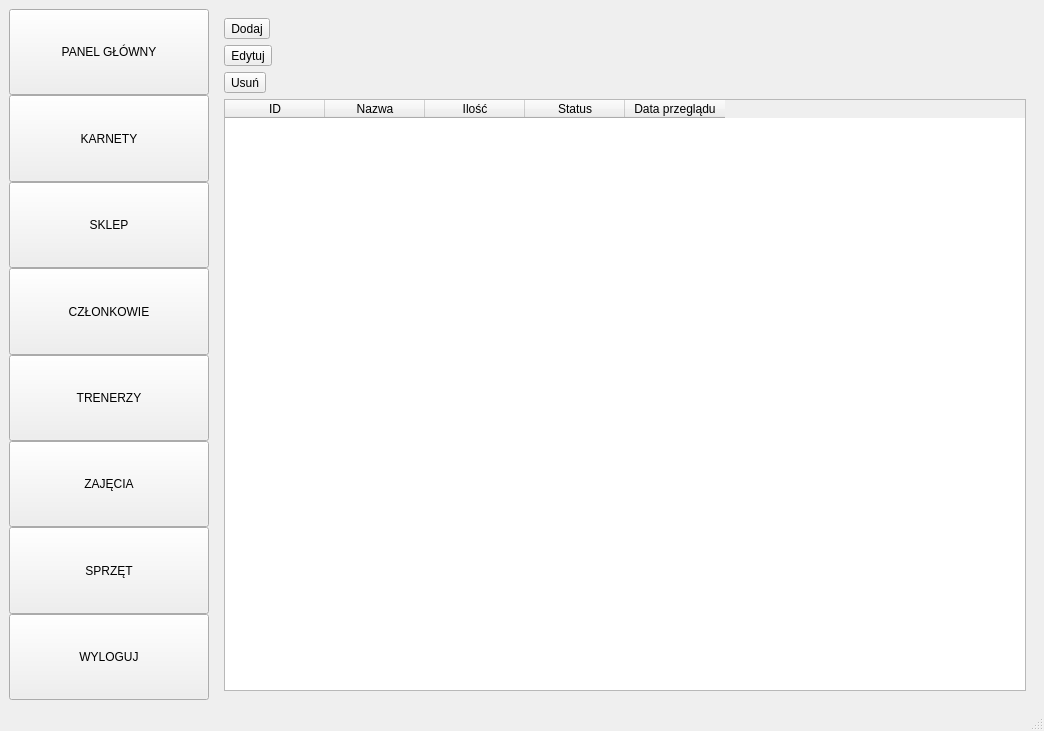
<?xml version="1.0" encoding="UTF-8"?>
<ui version="4.0">
 <class>MainWindow</class>
 <widget class="QMainWindow" name="MainWindow">
  <property name="geometry">
   <rect>
    <x>0</x>
    <y>0</y>
    <width>1044</width>
    <height>731</height>
   </rect>
  </property>
  <property name="windowTitle">
   <string>MainWindow</string>
  </property>
  <widget class="QWidget" name="centralwidget">
   <layout class="QHBoxLayout" name="horizontalLayout">
    <item>
     <widget class="QWidget" name="widget" native="true">
      <property name="sizePolicy">
       <sizepolicy hsizetype="MinimumExpanding" vsizetype="MinimumExpanding">
        <horstretch>0</horstretch>
        <verstretch>0</verstretch>
       </sizepolicy>
      </property>
      <property name="minimumSize">
       <size>
        <width>200</width>
        <height>0</height>
       </size>
      </property>
      <property name="maximumSize">
       <size>
        <width>200</width>
        <height>16777215</height>
       </size>
      </property>
      <property name="layoutDirection">
       <enum>Qt::LayoutDirection::LeftToRight</enum>
      </property>
      <layout class="QVBoxLayout" name="verticalLayout">
       <property name="spacing">
        <number>0</number>
       </property>
       <property name="sizeConstraint">
        <enum>QLayout::SizeConstraint::SetDefaultConstraint</enum>
       </property>
       <property name="leftMargin">
        <number>0</number>
       </property>
       <property name="topMargin">
        <number>0</number>
       </property>
       <property name="rightMargin">
        <number>0</number>
       </property>
       <property name="bottomMargin">
        <number>0</number>
       </property>
       <item>
        <widget class="QToolButton" name="toolButtonPanel">
         <property name="sizePolicy">
          <sizepolicy hsizetype="MinimumExpanding" vsizetype="MinimumExpanding">
           <horstretch>0</horstretch>
           <verstretch>0</verstretch>
          </sizepolicy>
         </property>
         <property name="text">
          <string>PANEL GŁÓWNY</string>
         </property>
         <property name="icon">
          <iconset resource="resources.qrc">
           <normaloff>:/icons/ikony/15536420761558096328-128.png</normaloff>:/icons/ikony/15536420761558096328-128.png</iconset>
         </property>
         <property name="iconSize">
          <size>
           <width>40</width>
           <height>40</height>
          </size>
         </property>
         <property name="toolButtonStyle">
          <enum>Qt::ToolButtonStyle::ToolButtonTextUnderIcon</enum>
         </property>
        </widget>
       </item>
       <item>
        <widget class="QToolButton" name="toolButtonKarnety">
         <property name="sizePolicy">
          <sizepolicy hsizetype="MinimumExpanding" vsizetype="MinimumExpanding">
           <horstretch>0</horstretch>
           <verstretch>0</verstretch>
          </sizepolicy>
         </property>
         <property name="text">
          <string>KARNETY</string>
         </property>
         <property name="icon">
          <iconset resource="resources.qrc">
           <normaloff>:/icons/ikony/membership-card.png</normaloff>:/icons/ikony/membership-card.png</iconset>
         </property>
         <property name="iconSize">
          <size>
           <width>40</width>
           <height>40</height>
          </size>
         </property>
         <property name="toolButtonStyle">
          <enum>Qt::ToolButtonStyle::ToolButtonTextUnderIcon</enum>
         </property>
        </widget>
       </item>
       <item>
        <widget class="QToolButton" name="toolButtonSklep">
         <property name="sizePolicy">
          <sizepolicy hsizetype="MinimumExpanding" vsizetype="MinimumExpanding">
           <horstretch>0</horstretch>
           <verstretch>0</verstretch>
          </sizepolicy>
         </property>
         <property name="text">
          <string>SKLEP</string>
         </property>
         <property name="icon">
          <iconset resource="resources.qrc">
           <normaloff>:/icons/ikony/store.png</normaloff>:/icons/ikony/store.png</iconset>
         </property>
         <property name="iconSize">
          <size>
           <width>40</width>
           <height>40</height>
          </size>
         </property>
         <property name="toolButtonStyle">
          <enum>Qt::ToolButtonStyle::ToolButtonTextUnderIcon</enum>
         </property>
        </widget>
       </item>
       <item>
        <widget class="QToolButton" name="toolButtonCzlonkowie">
         <property name="sizePolicy">
          <sizepolicy hsizetype="MinimumExpanding" vsizetype="MinimumExpanding">
           <horstretch>0</horstretch>
           <verstretch>0</verstretch>
          </sizepolicy>
         </property>
         <property name="text">
          <string>CZŁONKOWIE</string>
         </property>
         <property name="icon">
          <iconset resource="resources.qrc">
           <normaloff>:/icons/ikony/team.png</normaloff>:/icons/ikony/team.png</iconset>
         </property>
         <property name="iconSize">
          <size>
           <width>40</width>
           <height>40</height>
          </size>
         </property>
         <property name="toolButtonStyle">
          <enum>Qt::ToolButtonStyle::ToolButtonTextUnderIcon</enum>
         </property>
        </widget>
       </item>
       <item>
        <widget class="QToolButton" name="toolButtonTrenerzy">
         <property name="sizePolicy">
          <sizepolicy hsizetype="MinimumExpanding" vsizetype="MinimumExpanding">
           <horstretch>0</horstretch>
           <verstretch>0</verstretch>
          </sizepolicy>
         </property>
         <property name="text">
          <string>TRENERZY</string>
         </property>
         <property name="icon">
          <iconset resource="resources.qrc">
           <normaloff>:/icons/ikony/trainer.png</normaloff>:/icons/ikony/trainer.png</iconset>
         </property>
         <property name="iconSize">
          <size>
           <width>40</width>
           <height>40</height>
          </size>
         </property>
         <property name="toolButtonStyle">
          <enum>Qt::ToolButtonStyle::ToolButtonTextUnderIcon</enum>
         </property>
        </widget>
       </item>
       <item>
        <widget class="QToolButton" name="toolButtonZajecia">
         <property name="sizePolicy">
          <sizepolicy hsizetype="MinimumExpanding" vsizetype="MinimumExpanding">
           <horstretch>0</horstretch>
           <verstretch>0</verstretch>
          </sizepolicy>
         </property>
         <property name="text">
          <string>ZAJĘCIA</string>
         </property>
         <property name="icon">
          <iconset resource="resources.qrc">
           <normaloff>:/icons/ikony/challenge.png</normaloff>:/icons/ikony/challenge.png</iconset>
         </property>
         <property name="iconSize">
          <size>
           <width>40</width>
           <height>40</height>
          </size>
         </property>
         <property name="toolButtonStyle">
          <enum>Qt::ToolButtonStyle::ToolButtonTextUnderIcon</enum>
         </property>
        </widget>
       </item>
       <item>
        <widget class="QToolButton" name="toolButtonSprzet">
         <property name="sizePolicy">
          <sizepolicy hsizetype="MinimumExpanding" vsizetype="MinimumExpanding">
           <horstretch>0</horstretch>
           <verstretch>0</verstretch>
          </sizepolicy>
         </property>
         <property name="text">
          <string>SPRZĘT</string>
         </property>
         <property name="icon">
          <iconset resource="resources.qrc">
           <normaloff>:/icons/ikony/bike-.png</normaloff>:/icons/ikony/bike-.png</iconset>
         </property>
         <property name="iconSize">
          <size>
           <width>40</width>
           <height>40</height>
          </size>
         </property>
         <property name="toolButtonStyle">
          <enum>Qt::ToolButtonStyle::ToolButtonTextUnderIcon</enum>
         </property>
        </widget>
       </item>
       <item>
        <widget class="QToolButton" name="toolButtonWyloguj">
         <property name="sizePolicy">
          <sizepolicy hsizetype="MinimumExpanding" vsizetype="MinimumExpanding">
           <horstretch>0</horstretch>
           <verstretch>0</verstretch>
          </sizepolicy>
         </property>
         <property name="text">
          <string>WYLOGUJ</string>
         </property>
         <property name="icon">
          <iconset resource="resources.qrc">
           <normaloff>:/icons/ikony/padlock.png</normaloff>:/icons/ikony/padlock.png</iconset>
         </property>
         <property name="iconSize">
          <size>
           <width>40</width>
           <height>40</height>
          </size>
         </property>
         <property name="toolButtonStyle">
          <enum>Qt::ToolButtonStyle::ToolButtonTextUnderIcon</enum>
         </property>
        </widget>
       </item>
      </layout>
     </widget>
    </item>
    <item>
     <widget class="QStackedWidget" name="stackedWidget">
      <property name="currentIndex">
       <number>5</number>
      </property>
      <widget class="QWidget" name="mainPage">
       <layout class="QVBoxLayout" name="verticalLayoutMain">
        <item>
         <spacer name="verticalSpacerTop">
          <property name="orientation">
           <enum>Qt::Orientation::Vertical</enum>
          </property>
          <property name="sizeHint" stdset="0">
           <size>
            <width>20</width>
            <height>40</height>
           </size>
          </property>
         </spacer>
        </item>
        <item>
         <widget class="QLabel" name="labelAppTitle">
          <property name="font">
           <font>
            <pointsize>28</pointsize>
            <bold>true</bold>
           </font>
          </property>
          <property name="text">
           <string>FitAdmin</string>
          </property>
          <property name="alignment">
           <set>Qt::AlignmentFlag::AlignCenter</set>
          </property>
         </widget>
        </item>
        <item>
         <widget class="QLabel" name="labelAppDesc">
          <property name="text">
           <string>Kompleksowy system do zarządzania klubem fitness: obsługa członków, karnetów, zajęć, trenerów, sklepu i raportów.</string>
          </property>
          <property name="alignment">
           <set>Qt::AlignmentFlag::AlignCenter</set>
          </property>
          <property name="wordWrap">
           <bool>true</bool>
          </property>
         </widget>
        </item>
        <item>
         <layout class="QHBoxLayout" name="horizontalLayoutCenter">
          <item>
           <spacer name="horizontalSpacerLeft">
            <property name="orientation">
             <enum>Qt::Orientation::Horizontal</enum>
            </property>
            <property name="sizeHint" stdset="0">
             <size>
              <width>50</width>
              <height>20</height>
             </size>
            </property>
           </spacer>
          </item>
          <item>
           <layout class="QVBoxLayout" name="verticalLayoutContent">
            <item>
             <widget class="QGroupBox" name="groupBoxAuthors">
              <property name="title">
               <string>Autorzy</string>
              </property>
              <layout class="QVBoxLayout" name="verticalLayoutAuthors">
               <item>
                <widget class="QLabel" name="labelAuthor1">
                 <property name="text">
                  <string>Szymon Skibiński
email: szymon.skibinski@fitadmin.com</string>
                 </property>
                 <property name="alignment">
                  <set>Qt::AlignmentFlag::AlignLeading</set>
                 </property>
                 <property name="wordWrap">
                  <bool>true</bool>
                 </property>
                </widget>
               </item>
               <item>
                <widget class="QLabel" name="labelAuthor2">
                 <property name="text">
                  <string>Martin Paszow
email: martin.paszow@fitadmin.com</string>
                 </property>
                 <property name="alignment">
                  <set>Qt::AlignmentFlag::AlignLeading</set>
                 </property>
                 <property name="wordWrap">
                  <bool>true</bool>
                 </property>
                </widget>
               </item>
              </layout>
             </widget>
            </item>
            <item>
             <widget class="QGroupBox" name="groupBoxInfo">
              <property name="title">
               <string>Informacje o programie</string>
              </property>
              <layout class="QFormLayout" name="formLayoutInfo">
               <item row="0" column="0">
                <widget class="QLabel" name="labelVersion">
                 <property name="text">
                  <string>Wersja:</string>
                 </property>
                </widget>
               </item>
               <item row="0" column="1">
                <widget class="QLabel" name="labelVersionValue">
                 <property name="text">
                  <string>1.0.0 (czerwiec 2025)</string>
                 </property>
                </widget>
               </item>
               <item row="1" column="0">
                <widget class="QLabel" name="labelLicense">
                 <property name="text">
                  <string>Licencja:</string>
                 </property>
                </widget>
               </item>
               <item row="1" column="1">
                <widget class="QLabel" name="labelLicenseValue">
                 <property name="text">
                  <string>MIT</string>
                 </property>
                </widget>
               </item>
               <item row="2" column="0">
                <widget class="QLabel" name="labelProject">
                 <property name="text">
                  <string>Projekt na JIPP</string>
                 </property>
                </widget>
               </item>
               <item row="2" column="1">
                <widget class="QLabel" name="labelSubject">
                 <property name="text">
                  <string>Politechnika Krakowska</string>
                 </property>
                </widget>
               </item>
              </layout>
             </widget>
            </item>
           </layout>
          </item>
          <item>
           <spacer name="horizontalSpacerRight">
            <property name="orientation">
             <enum>Qt::Orientation::Horizontal</enum>
            </property>
            <property name="sizeHint" stdset="0">
             <size>
              <width>50</width>
              <height>20</height>
             </size>
            </property>
           </spacer>
          </item>
         </layout>
        </item>
        <item>
         <spacer name="verticalSpacerBottom">
          <property name="orientation">
           <enum>Qt::Orientation::Vertical</enum>
          </property>
          <property name="sizeHint" stdset="0">
           <size>
            <width>20</width>
            <height>40</height>
           </size>
          </property>
         </spacer>
        </item>
       </layout>
      </widget>
      <widget class="QWidget" name="czlonkowieStrona">
       <layout class="QHBoxLayout" name="horizontalLayout_2">
        <item>
         <layout class="QFormLayout" name="formLayout">
          <item row="0" column="0">
           <widget class="QLabel" name="labelImie">
            <property name="text">
             <string>Imię</string>
            </property>
           </widget>
          </item>
          <item row="0" column="1">
           <widget class="QLineEdit" name="lineEditImie"/>
          </item>
          <item row="1" column="0">
           <widget class="QLabel" name="labelNazwisko">
            <property name="text">
             <string>Nazwisko</string>
            </property>
           </widget>
          </item>
          <item row="1" column="1">
           <widget class="QLineEdit" name="lineEditNazwisko"/>
          </item>
          <item row="2" column="0">
           <widget class="QLabel" name="labelKarnet">
            <property name="text">
             <string>Karnet</string>
            </property>
           </widget>
          </item>
          <item row="2" column="1">
           <widget class="QComboBox" name="comboBoxKarnet"/>
          </item>
          <item row="3" column="0">
           <widget class="QLabel" name="label">
            <property name="text">
             <string>Rozpoczęcie</string>
            </property>
           </widget>
          </item>
          <item row="3" column="1">
           <widget class="QDateEdit" name="dateTimeEditRozpoczecie">
            <property name="minimumDateTime">
             <datetime>
              <hour>0</hour>
              <minute>0</minute>
              <second>0</second>
              <year>2025</year>
              <month>6</month>
              <day>2</day>
             </datetime>
            </property>
            <property name="minimumDate">
             <date>
              <year>2025</year>
              <month>6</month>
              <day>2</day>
             </date>
            </property>
            <property name="displayFormat">
             <string>dd.MM.yyyy</string>
            </property>
            <property name="calendarPopup">
             <bool>true</bool>
            </property>
           </widget>
          </item>
          <item row="4" column="1">
           <widget class="QToolButton" name="toolButtonDodajCzlonka">
            <property name="text">
             <string>Dodaj członka</string>
            </property>
           </widget>
          </item>
          <item row="5" column="1">
           <widget class="QTableWidget" name="tableWidgetCzlonkowie">
            <property name="columnCount">
             <number>7</number>
            </property>
            <attribute name="horizontalHeaderMinimumSectionSize">
             <number>30</number>
            </attribute>
            <attribute name="horizontalHeaderDefaultSectionSize">
             <number>110</number>
            </attribute>
            <attribute name="horizontalHeaderStretchLastSection">
             <bool>true</bool>
            </attribute>
            <attribute name="verticalHeaderStretchLastSection">
             <bool>false</bool>
            </attribute>
            <column>
             <property name="text">
              <string>Imię</string>
             </property>
            </column>
            <column>
             <property name="text">
              <string>Nazwisko</string>
             </property>
            </column>
            <column>
             <property name="text">
              <string>Karnet</string>
             </property>
            </column>
            <column>
             <property name="text">
              <string>Aktywny</string>
             </property>
            </column>
            <column>
             <property name="text">
              <string>Aktywacja</string>
             </property>
            </column>
            <column>
             <property name="text">
              <string>Wygaśnięcie</string>
             </property>
            </column>
            <column>
             <property name="text">
              <string>Pozostałych Wejść</string>
             </property>
            </column>
           </widget>
          </item>
         </layout>
        </item>
       </layout>
      </widget>
      <widget class="QWidget" name="karnetyStrona">
       <layout class="QVBoxLayout" name="verticalLayoutKarnety">
        <item>
         <layout class="QHBoxLayout" name="horizontalLayoutSearchAdd">
          <item>
           <widget class="QLineEdit" name="lineEditSzukajKarnet">
            <property name="placeholderText">
             <string>Szukaj karnetu...</string>
            </property>
           </widget>
          </item>
          <item>
           <widget class="QToolButton" name="toolButtonDodajKarnet">
            <property name="text">
             <string>Dodaj karnet</string>
            </property>
           </widget>
          </item>
         </layout>
        </item>
        <item>
         <widget class="QTableWidget" name="tableWidgetKarnety">
          <property name="columnCount">
           <number>5</number>
          </property>
          <column>
           <property name="text">
            <string>Nazwa</string>
           </property>
          </column>
          <column>
           <property name="text">
            <string>Cena</string>
           </property>
          </column>
          <column>
           <property name="text">
            <string>Czas trwania</string>
           </property>
          </column>
          <column>
           <property name="text">
            <string>Limit wejść</string>
           </property>
          </column>
          <column>
           <property name="text">
            <string>Status</string>
           </property>
          </column>
         </widget>
        </item>
        <item>
         <layout class="QFormLayout" name="formLayoutKarnet">
          <item row="0" column="0">
           <widget class="QLabel" name="labelNazwaKarnetu">
            <property name="text">
             <string>Nazwa karnetu</string>
            </property>
           </widget>
          </item>
          <item row="0" column="1">
           <widget class="QLineEdit" name="lineEditNazwaKarnetu"/>
          </item>
          <item row="1" column="0">
           <widget class="QLabel" name="labelCena">
            <property name="text">
             <string>Cena</string>
            </property>
           </widget>
          </item>
          <item row="1" column="1">
           <widget class="QDoubleSpinBox" name="doubleSpinBoxCena">
            <property name="suffix">
             <string> zł</string>
            </property>
            <property name="minimum">
             <double>0.000000000000000</double>
            </property>
            <property name="maximum">
             <double>10000.000000000000000</double>
            </property>
           </widget>
          </item>
          <item row="2" column="0">
           <widget class="QLabel" name="labelCzasTrwania">
            <property name="text">
             <string>Czas trwania (dni)</string>
            </property>
           </widget>
          </item>
          <item row="2" column="1">
           <widget class="QSpinBox" name="spinBoxCzasTrwania">
            <property name="minimum">
             <number>1</number>
            </property>
            <property name="maximum">
             <number>365</number>
            </property>
           </widget>
          </item>
          <item row="3" column="0">
           <widget class="QLabel" name="labelLimitWejsc">
            <property name="text">
             <string>Limit wejść</string>
            </property>
           </widget>
          </item>
          <item row="3" column="1">
           <widget class="QSpinBox" name="spinBoxLimitWejsc">
            <property name="toolTip">
             <string>0 = nielimitowane</string>
            </property>
            <property name="minimum">
             <number>0</number>
            </property>
            <property name="maximum">
             <number>999</number>
            </property>
           </widget>
          </item>
          <item row="4" column="0">
           <widget class="QLabel" name="labelStatus">
            <property name="text">
             <string>Status</string>
            </property>
           </widget>
          </item>
          <item row="4" column="1">
           <widget class="QComboBox" name="comboBoxStatus">
            <item>
             <property name="text">
              <string>Aktywny</string>
             </property>
            </item>
            <item>
             <property name="text">
              <string>Nieaktywny</string>
             </property>
            </item>
           </widget>
          </item>
         </layout>
        </item>
        <item>
         <layout class="QHBoxLayout" name="horizontalLayoutKarnetyActions">
          <item>
           <widget class="QToolButton" name="toolButtonZapiszKarnet">
            <property name="text">
             <string>Zapisz</string>
            </property>
           </widget>
          </item>
          <item>
           <widget class="QToolButton" name="toolButtonUsunKarnet">
            <property name="text">
             <string>Usuń</string>
            </property>
           </widget>
          </item>
          <item>
           <widget class="QToolButton" name="toolButtonDezaktywujKarnet">
            <property name="text">
             <string>Dezaktywuj</string>
            </property>
           </widget>
          </item>
         </layout>
        </item>
       </layout>
      </widget>
      <widget class="QWidget" name="trenerzyStrona">
       <layout class="QVBoxLayout" name="verticalLayoutTrenerzy">
        <item>
         <layout class="QHBoxLayout" name="horizontalLayoutTrenerzyForm">
          <item>
           <widget class="QLabel" name="labelImieTrener">
            <property name="text">
             <string>Imię</string>
            </property>
           </widget>
          </item>
          <item>
           <widget class="QLineEdit" name="lineEditImieTrener"/>
          </item>
          <item>
           <widget class="QLabel" name="labelNazwiskoTrener">
            <property name="text">
             <string>Nazwisko</string>
            </property>
           </widget>
          </item>
          <item>
           <widget class="QLineEdit" name="lineEditNazwiskoTrener"/>
          </item>
          <item>
           <widget class="QToolButton" name="toolButtonDodajTrenera">
            <property name="text">
             <string>Dodaj trenera</string>
            </property>
           </widget>
          </item>
         </layout>
        </item>
        <item>
         <widget class="QTableWidget" name="tableWidgetTrenerzy">
          <property name="dragDropOverwriteMode">
           <bool>true</bool>
          </property>
          <property name="rowCount">
           <number>0</number>
          </property>
          <property name="columnCount">
           <number>3</number>
          </property>
          <attribute name="verticalHeaderVisible">
           <bool>false</bool>
          </attribute>
          <column>
           <property name="text">
            <string>ID</string>
           </property>
          </column>
          <column>
           <property name="text">
            <string>Imię</string>
           </property>
          </column>
          <column>
           <property name="text">
            <string>Nazwisko</string>
           </property>
          </column>
         </widget>
        </item>
       </layout>
      </widget>
      <widget class="QWidget" name="zajeciaStrona">
       <layout class="QVBoxLayout" name="verticalLayoutZajeciaWrapper">
        <item>
         <widget class="QScrollArea" name="scrollAreaZajecia">
          <property name="widgetResizable">
           <bool>true</bool>
          </property>
          <widget class="QWidget" name="scrollAreaWidgetContentsZajecia">
           <property name="geometry">
            <rect>
             <x>0</x>
             <y>0</y>
             <width>274</width>
             <height>315</height>
            </rect>
           </property>
           <layout class="QVBoxLayout" name="verticalLayoutZajecia">
            <item>
             <layout class="QFormLayout" name="formLayoutZajecia">
              <item row="0" column="0">
               <widget class="QLabel" name="labelTrenerProwadzacy">
                <property name="text">
                 <string>Trener prowadzący</string>
                </property>
               </widget>
              </item>
              <item row="0" column="1">
               <widget class="QComboBox" name="comboBoxTrenerProwadzacy"/>
              </item>
              <item row="1" column="0">
               <widget class="QLabel" name="labelDataGodzinaStart">
                <property name="text">
                 <string>Data i godz. rozpoczęcia</string>
                </property>
               </widget>
              </item>
              <item row="1" column="1">
               <widget class="QDateTimeEdit" name="dateTimeEditStart">
                <property name="calendarPopup">
                 <bool>true</bool>
                </property>
               </widget>
              </item>
              <item row="2" column="0">
               <widget class="QLabel" name="labelDataGodzinaEnd">
                <property name="text">
                 <string>Data i godz. zakończenia</string>
                </property>
               </widget>
              </item>
              <item row="2" column="1">
               <widget class="QDateTimeEdit" name="dateTimeEditEnd">
                <property name="calendarPopup">
                 <bool>true</bool>
                </property>
               </widget>
              </item>
              <item row="3" column="0">
               <widget class="QLabel" name="labelSala">
                <property name="text">
                 <string>Sala</string>
                </property>
               </widget>
              </item>
              <item row="3" column="1">
               <widget class="QLineEdit" name="lineEditSala"/>
              </item>
              <item row="4" column="0">
               <widget class="QLabel" name="labelLimitMiejsc">
                <property name="text">
                 <string>Limit miejsc</string>
                </property>
               </widget>
              </item>
              <item row="4" column="1">
               <widget class="QSpinBox" name="spinBoxLimitMiejsc">
                <property name="minimum">
                 <number>1</number>
                </property>
                <property name="maximum">
                 <number>999</number>
                </property>
               </widget>
              </item>
              <item row="5" column="1">
               <widget class="QToolButton" name="toolButtonDodajZajecia">
                <property name="text">
                 <string>Dodaj zajęcia</string>
                </property>
               </widget>
              </item>
              <item row="6" column="1">
               <widget class="QToolButton" name="toolButtonUsunZajecia">
                <property name="text">
                 <string>Usuń zajęcia</string>
                </property>
               </widget>
              </item>
             </layout>
            </item>
            <item>
             <widget class="QTableWidget" name="tableWidgetZajecia">
              <property name="columnCount">
               <number>6</number>
              </property>
              <column>
               <property name="text">
                <string>Trener</string>
               </property>
              </column>
              <column>
               <property name="text">
                <string>Początek</string>
               </property>
              </column>
              <column>
               <property name="text">
                <string>Koniec</string>
               </property>
              </column>
              <column>
               <property name="text">
                <string>Sala</string>
               </property>
              </column>
              <column>
               <property name="text">
                <string>Limit miejsc</string>
               </property>
              </column>
              <column>
               <property name="text">
                <string>Wolnych miejsc</string>
               </property>
              </column>
             </widget>
            </item>
            <item>
             <layout class="QVBoxLayout" name="verticalLayoutWykresZajec"/>
            </item>
           </layout>
          </widget>
         </widget>
        </item>
       </layout>
      </widget>
      <widget class="QWidget" name="sprzetStrona">
       <layout class="QGridLayout" name="gridLayout">
        <item row="4" column="0">
         <widget class="QToolButton" name="toolButtonUsun">
          <property name="text">
           <string>Usuń</string>
          </property>
         </widget>
        </item>
        <item row="2" column="0">
         <widget class="QToolButton" name="toolButtonDodaj">
          <property name="text">
           <string>Dodaj</string>
          </property>
         </widget>
        </item>
        <item row="7" column="0">
         <widget class="QTableWidget" name="tableWidgetSprzet">
          <column>
           <property name="text">
            <string>ID</string>
           </property>
          </column>
          <column>
           <property name="text">
            <string>Nazwa</string>
           </property>
          </column>
          <column>
           <property name="text">
            <string>Ilość</string>
           </property>
          </column>
          <column>
           <property name="text">
            <string>Status</string>
           </property>
          </column>
          <column>
           <property name="text">
            <string>Data przeglądu</string>
           </property>
          </column>
         </widget>
        </item>
        <item row="3" column="0">
         <widget class="QToolButton" name="toolButtonEdytuj">
          <property name="text">
           <string>Edytuj</string>
          </property>
         </widget>
        </item>
       </layout>
      </widget>
      <widget class="QWidget" name="sklepStrona">
       <layout class="QVBoxLayout" name="verticalLayoutSklep">
        <item>
         <layout class="QHBoxLayout" name="horizontalLayoutSklepSearchAdd">
          <item>
           <widget class="QLineEdit" name="lineEditSzukajProdukt">
            <property name="placeholderText">
             <string>Szukaj produktu...</string>
            </property>
           </widget>
          </item>
          <item>
           <widget class="QToolButton" name="toolButtonDodajProdukt">
            <property name="text">
             <string>Dodaj produkt</string>
            </property>
           </widget>
          </item>
         </layout>
        </item>
        <item>
         <widget class="QTableWidget" name="tableWidgetProdukty">
          <property name="columnCount">
           <number>5</number>
          </property>
          <column>
           <property name="text">
            <string>Nazwa</string>
           </property>
          </column>
          <column>
           <property name="text">
            <string>Cena</string>
           </property>
          </column>
          <column>
           <property name="text">
            <string>Kategoria</string>
           </property>
          </column>
          <column>
           <property name="text">
            <string>Stan magazynowy</string>
           </property>
          </column>
          <column>
           <property name="text">
            <string>Status</string>
           </property>
          </column>
         </widget>
        </item>
       </layout>
      </widget>
     </widget>
    </item>
   </layout>
  </widget>
  <widget class="QMenuBar" name="menubar">
   <property name="geometry">
    <rect>
     <x>0</x>
     <y>0</y>
     <width>1044</width>
     <height>21</height>
    </rect>
   </property>
  </widget>
  <widget class="QStatusBar" name="statusbar"/>
 </widget>
 <resources>
  <include location="resources.qrc"/>
 </resources>
 <connections/>
</ui>
